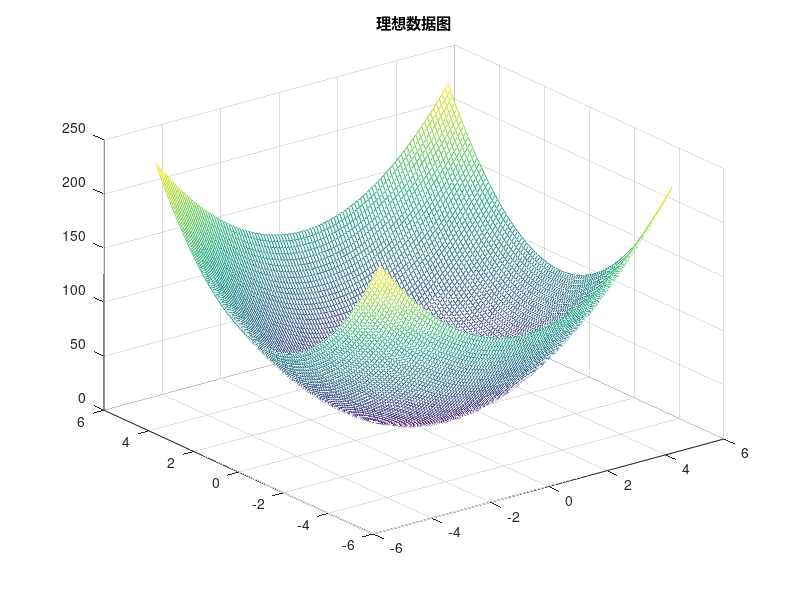
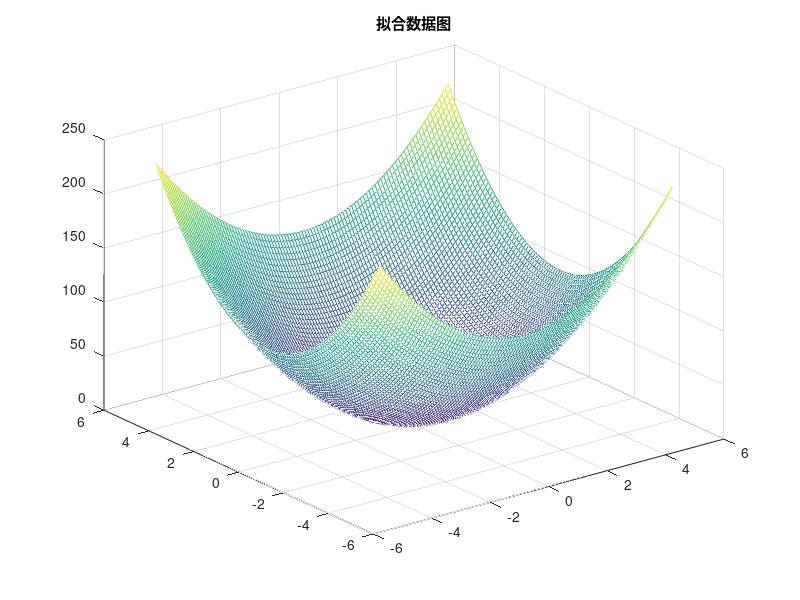

The MATLAB source for these figures, in order:
%程序功能：利用MAP法拟合二元非线性函数
%% 设置参数
miu=1;
%% 样本数据初始化
x1=-5:0.1:5;
x2=-5:0.1:5;
%将坐标向量x1、x2转换为格点矩阵
[x1,x2]=meshgrid(x1,x2); 
t=4*x1.^2+5*x2.^2+6;
figure(1);
mesh(x1,x2,t);
title('理想数据图');
%% 求向量t(含噪声)
t=t+randn(size(t));
t=t(:);
%% 求矩阵Ф
fx0=ones(size(x1));
fx1=x1.^2;
fx2=x2.^2;
fhi=[fx0(:),fx1(:),fx2(:)];
%% 求向量Wmap
Wmap=(miu*eye(size(fhi'*fhi))+fhi'*fhi)\fhi'*t;
%% 求向量y(x;w)
y=fhi*Wmap;
%% 求误差：以平均方差作为误差
R=sum((y-t).^2)/length(y);
%% 画拟合图
y=reshape(y,101,101);
figure(2);
mesh(x1,x2,y);
title('拟合数据图');
